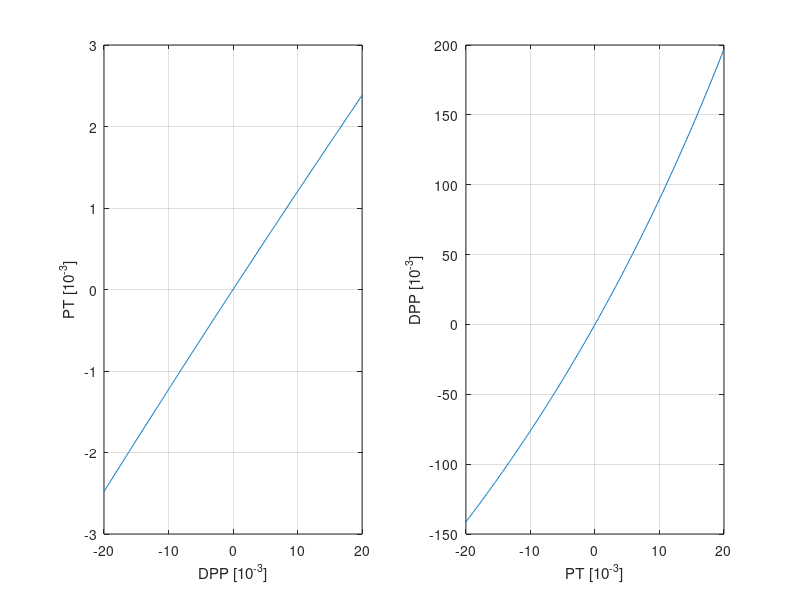

Here is the MATLAB script that generated this plot:
% {}~

PT=-0.02:0.0001:0.02;
DPP=-0.02:0.0001:0.02;

% get relativistic beta of reference particle
mm=938.27208816; % [MeV]
Ek=7; % [MeV]
gamma=Ek/mm+1;
betagamma=sqrt(gamma^2-1);
beta=betagamma/gamma;

f1=figure('Name','show PT','NumberTitle','off');

% PT vs dpp
ax1=subplot(1,2,1);
fun_pt=@(x) beta*x./(1+x);
plot(DPP*1000,fun_pt(DPP)*1000);
xlabel('DPP [10^{-3}]');
ylabel('PT [10^{-3}]');
grid on;

% PT vs dpp
ax2=subplot(1,2,2);
fun_dpp=@(x) x./(beta-x);
plot(PT*1000,fun_dpp(PT)*1000);
xlabel('PT [10^{-3}]');
ylabel('DPP [10^{-3}]');
grid on;

